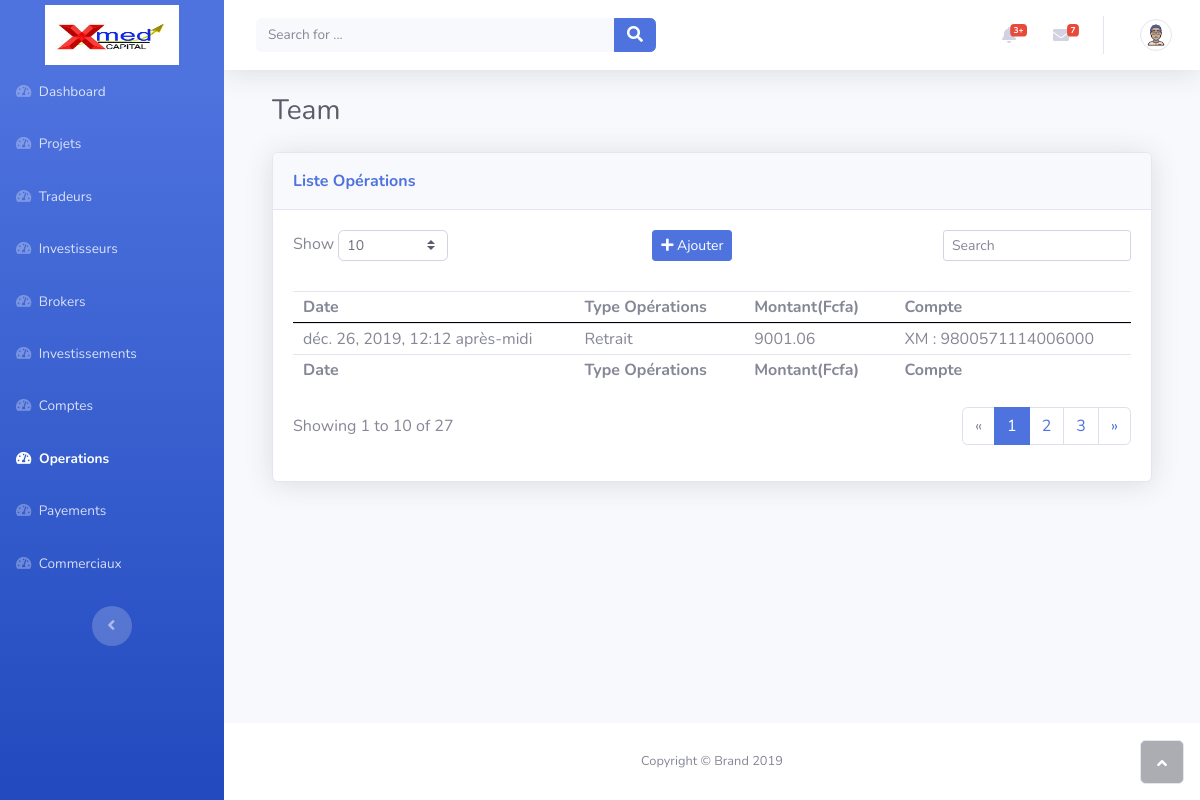
/operations/, run on an earlier commit of the app's database.
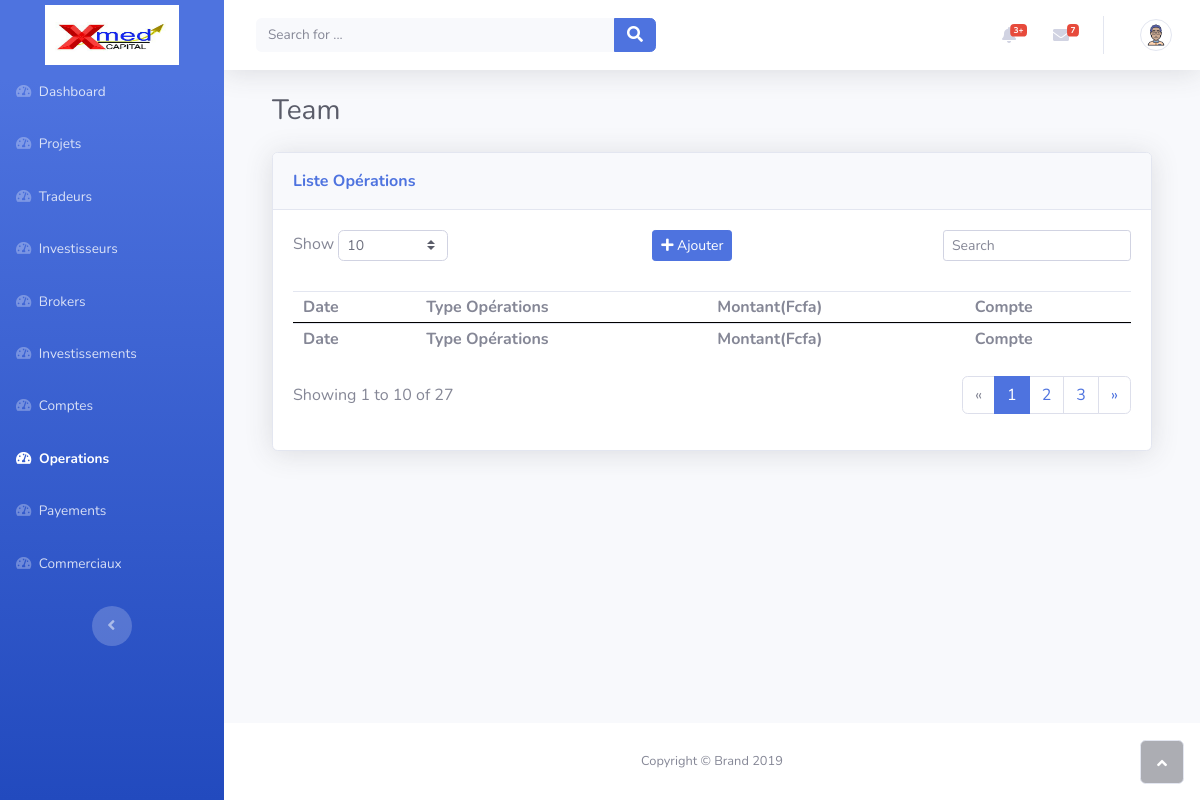
And on a later commit of the database.
### operation/models.py (models this page shows, shortened)
class Operation(models.Model):
    type_operation = models.CharField(max_length=7, choices=TYPE_OPERATION)
    compte = models.ForeignKey(Compte, related_name="operations", on_delete=models.CASCADE)
    montant = models.DecimalField(max_digits=10, decimal_places=2)
    date = models.DateTimeField(default=timezone.now)

### compte/models.py (models this page shows, shortened)
class Compte(models.Model):
    num_compte = models.CharField(max_length=225, unique=True)
    tradeur = models.ForeignKey(Tradeur, related_name='comptes', null=True, blank=True, on_delete=models.DO_NOTHING)
    broker = models.ForeignKey(Broker, related_name='comptes', on_delete=models.DO_NOTHING)
    montant_investi = models.PositiveSmallIntegerField()
    date_creation = models.DateField(default=datetime.datetime.now)
    def __str__(self):
        return f"{self.broker} : {self.num_compte}"

### broker/models.py (models this page shows, shortened)
class Broker(models.Model):
    libelle = models.CharField(max_length=50, unique=True)
    site_web = models.CharField(max_length=100, unique=True)
    def __str__(self):
        return f"{self.libelle}"

### operation/views.py (the view)
# urls.py: path('', views.index, name="brokers"),
def index(request):
    context = {
        "operations": Operation.objects.all()
    }
    return render(request, 'operation/index.html', context)

### operation/templates/operation/index.html (shortened to what this page needs)
{% extends 'base.html' %}
{% load static %}
{% block stylesheets %}
	<link rel="stylesheet" type="text/css" href="{% static 'css/operation/index.css' %}">
{% endblock %}
{% block content %}
	<div class="container-fluid">
		<div class="container-fluid">
			<h3 class="text-dark mb-4">Team</h3>
			<div class="card shadow">
				<div class="card-header py-3">
					<p class="text-primary m-0 font-weight-bold">Liste Opérations</p>
				</div>
				<div class="card-body">
					<div class="row">
						<div class="col-md-5 text-nowrap">
							<div id="dataTable_length" class="dataTables_length" aria-controls="dataTable"><label>Show <select class="form-control form-control-sm custom-select custom-select-sm"><option value="10" selected>10</option><option value="25">25</option><option value="50">50</option><option value="100">100</option></select></label></div>
						</div>
                        <div class="col-md-2">
							<div class="mb-3">
								<a class="btn btn-primary btn-sm" href="{% url 'ajouter_operation' %} ">
									<i class="fas fa-plus"></i>
									Ajouter
								</a>
							</div>
						</div>
						<div class="col-md-5">
							<div class="text-md-right dataTables_filter" id="dataTable_filter"><label><input type="search" class="form-control form-control-sm" aria-controls="dataTable" placeholder="Search" /></label></div>
						</div>
					</div>
					<div class="table-responsive table mt-2" id="dataTable" role="grid" aria-describedby="dataTable_info">
						<table class="table dataTable my-0" id="dataTable">
							<thead>
								<tr>
									<th>Date</th>
									<th>Type Opérations</th>
									<th>Montant(Fcfa)</th>
									<th>Compte</th>
								</tr>
							</thead>
							<tbody>
                                {% for operation in operations %}
                                    <tr onclick="window.location = '{% url "modifier_operation" pk=operation.pk %}';" style="cursor: pointer;">
                                        <td>{{ operation.date }}</td>
                                        <td>{{ operation.type_operation }}</td>
                                        <td>{{ operation.montant }}</td>
                                        <td>{{ operation.compte }}</td>
                                    </tr>
                                {% endfor %}
							</tbody>
							<tfoot>
								<tr>
									<td><strong>Date</strong></td>
									<td><strong>Type Opérations</strong></td>
									<td><strong>Montant(Fcfa)</strong></td>
									<td><strong>Compte</strong></td>
								</tr>
							</tfoot>
						</table>
					</div>
					<div class="row">
						<div class="col-md-6 align-self-center">
							<p id="dataTable_info" class="dataTables_info" role="status" aria-live="polite">Showing 1 to 10 of 27</p>
						</div>
						<div class="col-md-6">
							<nav class="d-lg-flex justify-content-lg-end dataTables_paginate paging_simple_numbers">
								<ul class="pagination">
									<li class="page-item disabled"><a class="page-link" href="#" aria-label="Previous"><span aria-hidden="true">«</span></a></li>
									<li class="page-item active"><a class="page-link" href="#">1</a></li>
									<li class="page-item"><a class="page-link" href="#">2</a></li>
									<li class="page-item"><a class="page-link" href="#">3</a></li>
									<li class="page-item"><a class="page-link" href="#" aria-label="Next"><span aria-hidden="true">»</span></a></li>
								</ul>
							</nav>
						</div>
					</div>
				</div>
			</div>
		</div>
	</div>
{% endblock %}

What changed in the data, as far as the page shows it:
removed Operation: date "déc. 26, 2019, 12:12 après-midi", type_operation "Retrait", montant "9001.06", compte "XM : 9800571114006000"
